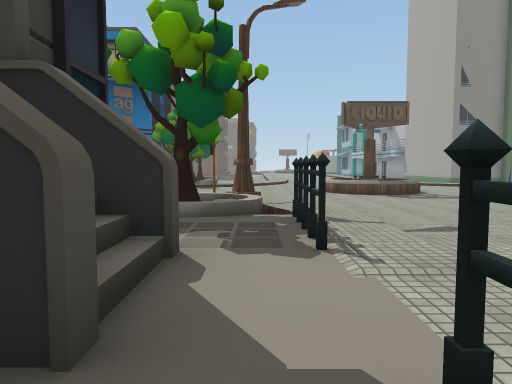
View 1 (above)

24 first-person views from a walk through a scene from a Unity 3-D project. The camera is 1.4 m above the floor, tilts 4° down and sees 70° across. The floor is counted in squares, 2 m on a side. Each view is taken from the middle of a square. On the plan, view 1 faces up. The plan holds only what a view shows up to about 11 squares ahead; the rest is blank. The place goes on beyond the plan. Some animated figures are left out. Some surface patterns are stand-ins.

View 2
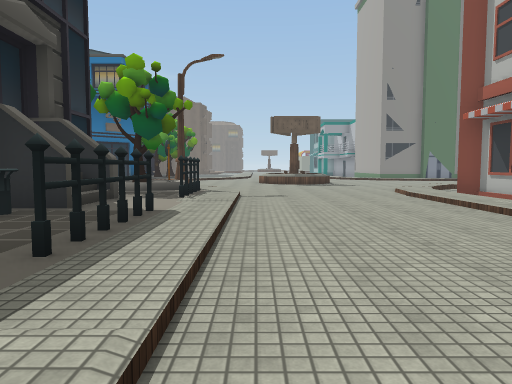

View 3
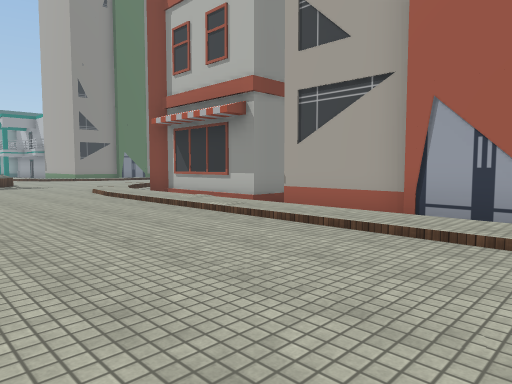

View 4
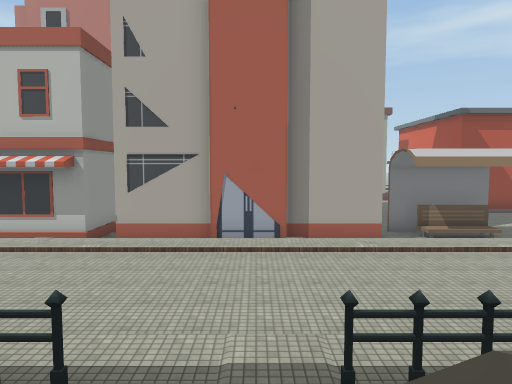

View 5
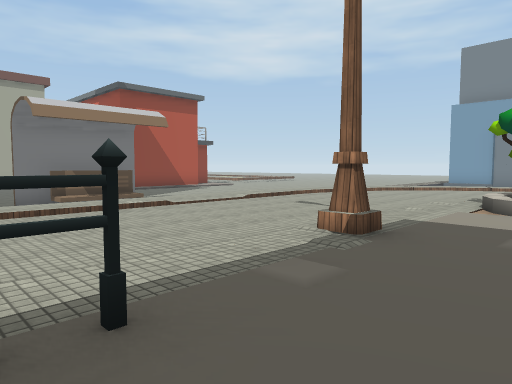

View 6
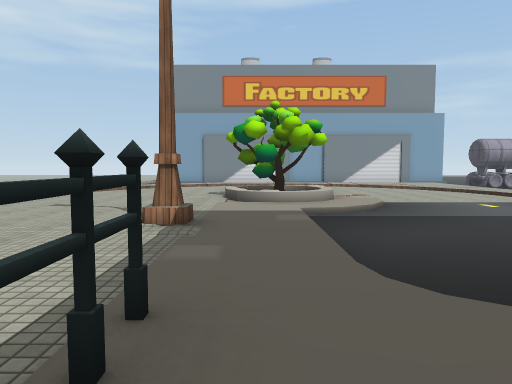

View 7
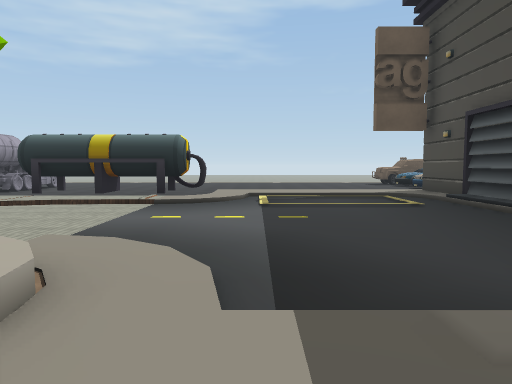

View 8
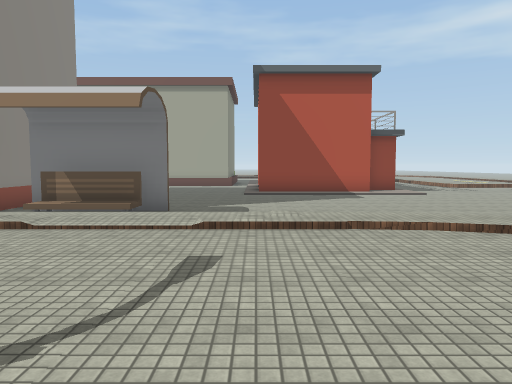

View 9
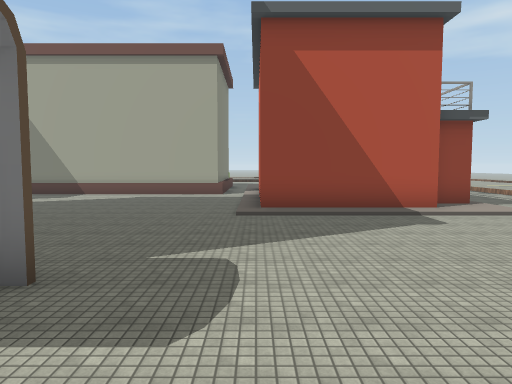

View 10
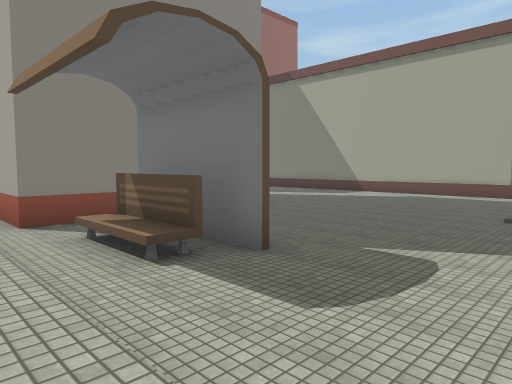

View 11
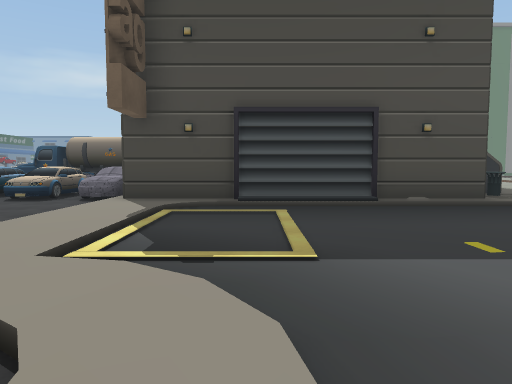

View 12
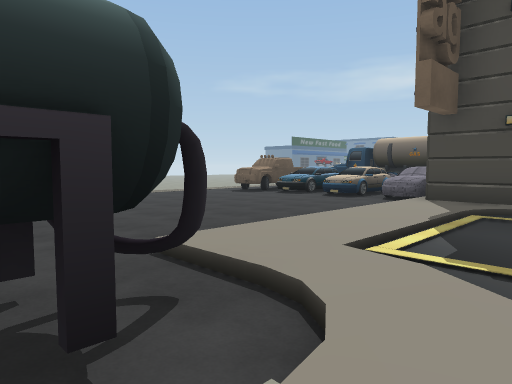

View 13
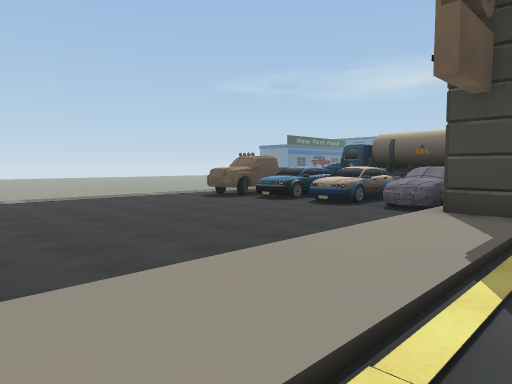

View 14
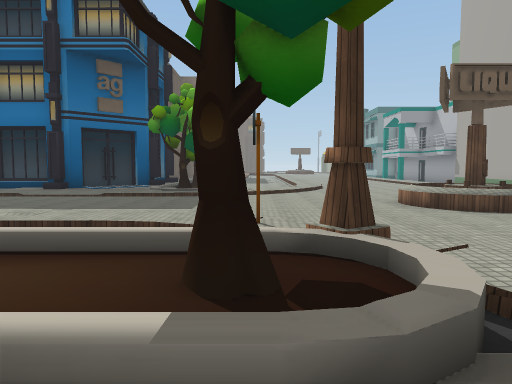

View 15
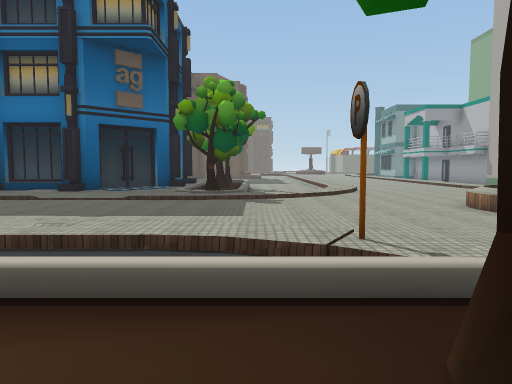

View 16
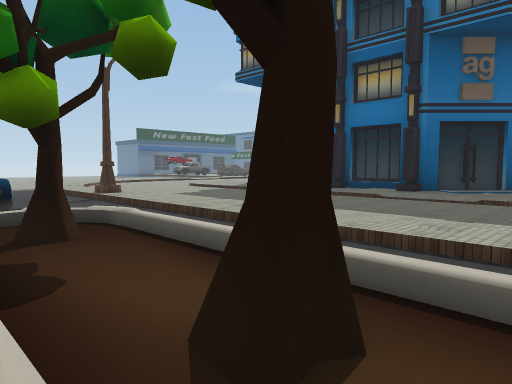

View 17
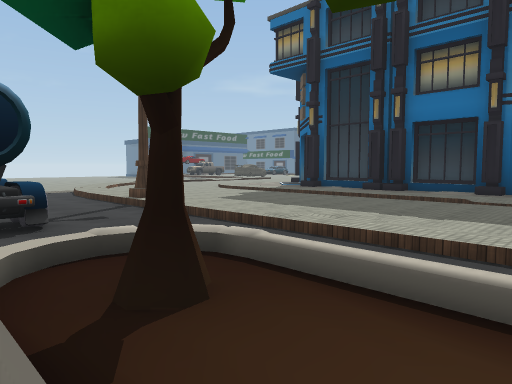

View 18
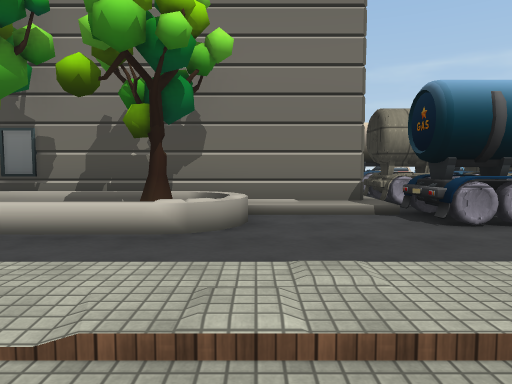

View 19
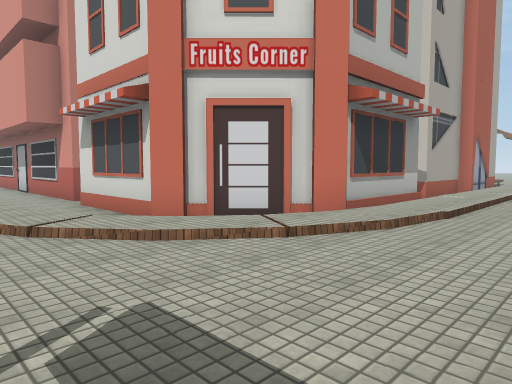

View 20
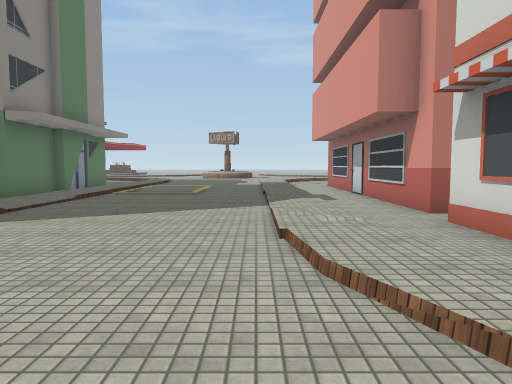

View 21
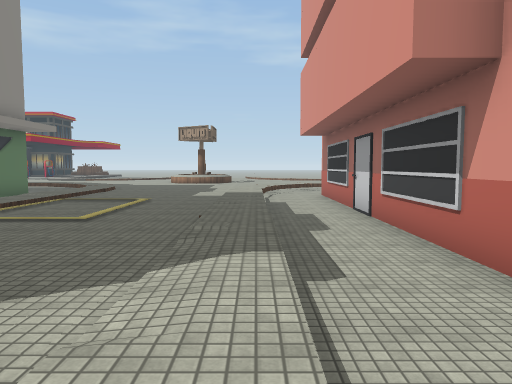

View 22
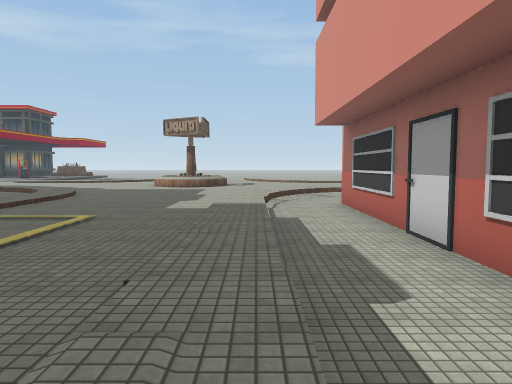

View 23
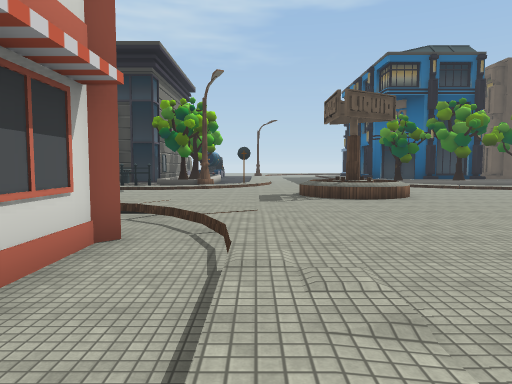

View 24
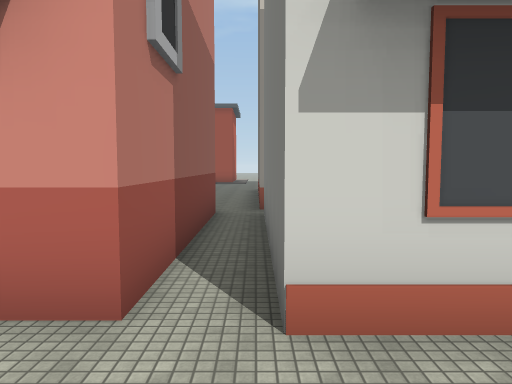

### Floor plan
Key: @ floor where view 1 was taken; # wall or solid block; . main floor; : floor 0.25 m higher than the main floor; - floor 0.25 m lower than the main floor; + floor 0.5 m higher than the main floor; / step, stairs or slope; = window, fence, low wall or low ledge; ^ raised ledge; v drop or lower ground; O other object.
Columns run from 12 left of view 1 to 25 right of it. Each row starts with its distance up from view 1.
 16 OOOOOO      //...              OOO
 15    ::/:://v:.......       vvvv vv vvv:
 14  :::::::///.........    /////////////.
 13 ...............^^..... ...............
 12 ..............^+#^....................
 11 ...............^+^....................
 10 .......................//..////////...
  9 ::::::::::::......../::////////////::.
  8 ...........##......//----------------:
  7 .....==.==.=#:..../==###^-------------
  6  O..=#::#::#=:..../=#^   ^OOOOOOOOOO
  5 OO/::////////#....:#^    ^O
  4 OO######## ::#....:-=    ^O
  3  O#       ##:#....:-=    ^O
  2  .       =//::....:-==   ^O
  1 OO        ##:#....:---   --
  0  O        #:@#....:-O    O-
 -1  O          :#....:-O    O-
 -2  O          ::....:O
 -3 OO#       //::....:O
 -4 .O#       ##:#....:-O
 -5 ..#########::#....:-O
 -6 ../:/....../::....:-OOOOOO- --
 -7 ../:........::....:--O--------
 -8 ../:........::....:-OO--------
 -9 ../:........:#....:-OO--------
-10 ../:......./::....:--O---------
-11 ..//:/....///:....:------------
-12 ../#//..../OO:....:--------##
-13   .#//..../ O:....:--------#
-14   .#/:..../  /....:--------#
-15   .#/:....    ....:  ------#

Where each view was taken, in squares from view 1:
view 1: 0 up, 0 right, facing up
view 2: 4 down, 2 right, facing up
view 3: 4 down, 2 right, facing up-right
view 4: 3 down, 2 left, facing right
view 5: 5 down, 1 left, facing down-right
view 6: 4 down, 0 right, facing down
view 7: 10 down, 1 right, facing left
view 8: 12 down, 1 right, facing right
view 9: 12 down, 6 right, facing right
view 10: 13 down, 6 right, facing up-right
view 11: 13 down, 7 left, facing up
view 12: 13 down, 7 left, facing up-left
view 13: 11 down, 8 left, facing up-left
view 14: 4 up, 1 left, facing up
view 15: 5 up, 2 left, facing up
view 16: 5 up, 3 left, facing up-left
view 17: 5 up, 5 left, facing up-left
view 18: 11 up, 8 left, facing down
view 19: 10 up, 4 right, facing down-right
view 20: 10 up, 7 right, facing right
view 21: 9 up, 11 right, facing right
view 22: 9 up, 14 right, facing right
view 23: 9 up, 14 right, facing left
view 24: 9 up, 13 right, facing down
